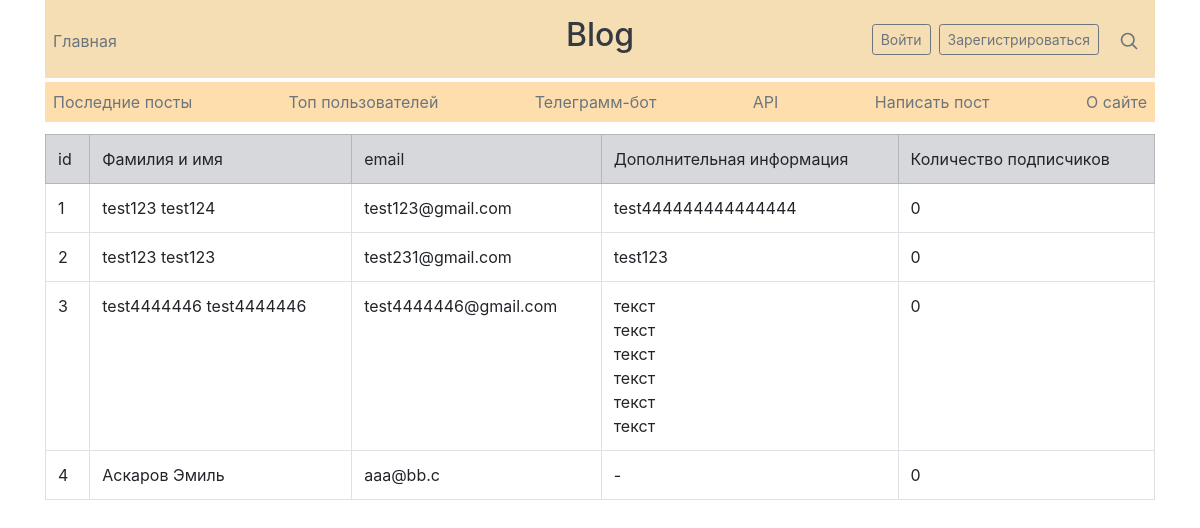
Screenshot of /users with the database file from the repository.
### data/users.py (models this page shows, shortened)
class User(SqlAlchemyBase, UserMixin, SerializerMixin):
    __tablename__ = 'users'
    id = sqlalchemy.Column(sqlalchemy.Integer,
                           primary_key=True, autoincrement=True)
    surname = sqlalchemy.Column(sqlalchemy.String, nullable=True)
    name = sqlalchemy.Column(sqlalchemy.String, nullable=True)
    about = sqlalchemy.Column(sqlalchemy.String, nullable=True)
    email = sqlalchemy.Column(sqlalchemy.String,
                              index=True, unique=True, nullable=True)
    hashed_password = sqlalchemy.Column(sqlalchemy.String, nullable=True)
    posts = orm.relation("Post", back_populates='user')

### main.py (the view)
@app.route("/users")
def all_users():
    db_sess = db_session.create_session()
    users = db_sess.query(User).all()
    return render_template("users.html",
                           title='Пользователи',
                           users=users)

### data/db_session.py (called while the page is built)
def create_session() -> Session:
    global __factory
    return __factory()

### templates/users.html
{% extends "base.html" %}
{% block content %}
<table width="100%" class="table table-bordered">
    <tr class="table-secondary">
        <td>id</td>
        <td>Фамилия и имя</td>
        <td>email</td>
        <td>Дополнительная информация</td>
        <td>Количество подписчиков</td>
    </tr>
    {% for user in users %}
    <tr>
        <td>{{ user.id }}</td>
        <td>{{ user.surname }} {{ user.name }}</td>
        <td>{{ user.email }}</td>
        <td>{{ user.about }}</td>
        <td>0</td>
    </tr>
    {% endfor %}
</table>
{% endblock %}

### static/css/style.css (style rules this page uses)
td { white-space:pre; }

### rows the page displays
User: id "1", surname "test123", name "test124", email "test123@gmail.com", about "test444444444444444"
User: id "2", surname "test123", name "test123", email "test231@gmail.com", about "test123"
User: id "3", surname "test4444446", name "test4444446", email "test4444446@gmail.com", about "текст текст текст текст текст текст"
User: id "4", surname "Аскаров", name "Эмиль", email "aaa@bb.c", about "-"
